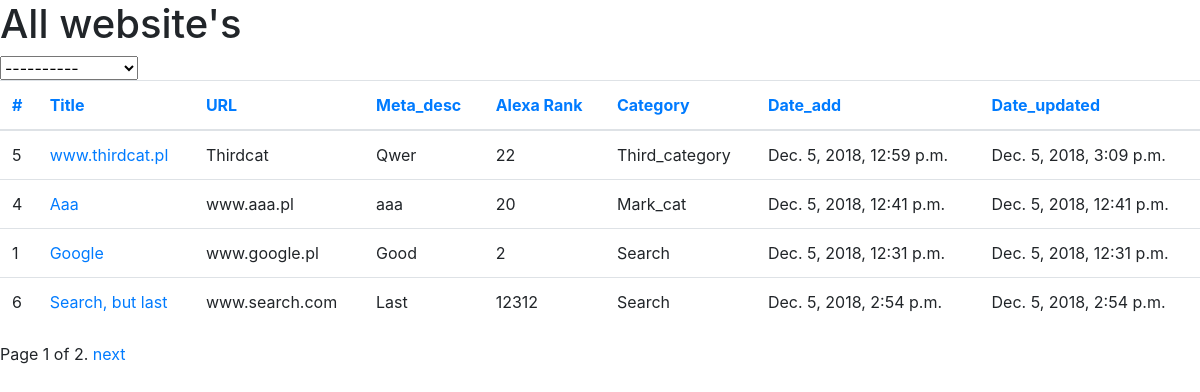
The app's page /websites/?order_by=url, older data.
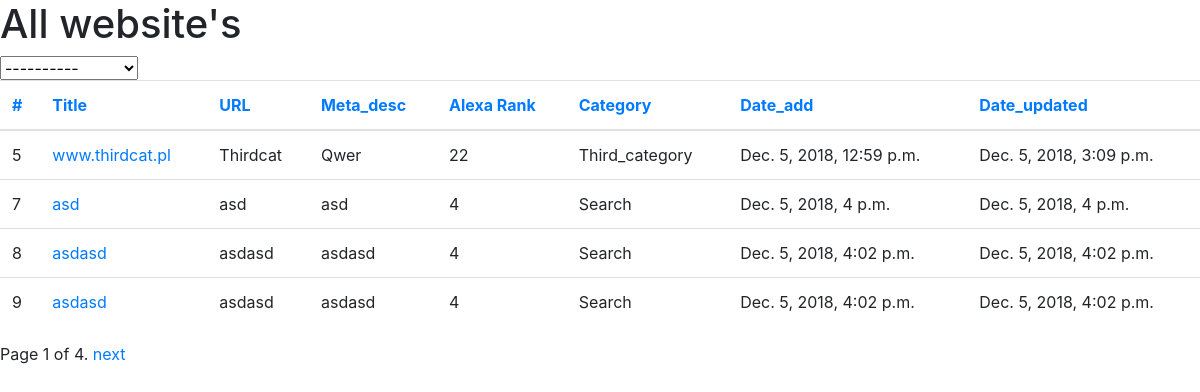
The same page, newer data.
### scraper/models.py (models this page shows, shortened)
class Website(models.Model):
    url = models.CharField(max_length=1000)
    title = models.CharField(max_length=1000)
    meta_description = models.CharField(max_length=1000)
    alexa_rank = models.IntegerField()
    category = models.ForeignKey(WebsiteCategory, on_delete=models.CASCADE)
    date_added = models.DateTimeField(auto_now_add=True)
    date_updated = models.DateTimeField(auto_now=True)

class WebsiteCategory(models.Model):
    name = models.CharField(max_length=1000)
    description = models.CharField(max_length=10000)
    date_added = models.DateTimeField(auto_now_add=True)
    date_updated = models.DateTimeField(auto_now=True)
    def __str__(self):
        return self.name

### scraper/views.py (the view)
# urls.py: path("websites/", WebsiteListView.as_view(), name="WebsiteListView"),
class WebsiteListView(ListView):
    context_object_name = "website_list"
    paginate_by = 4
    def get_queryset(self):
        if self.request.GET.get('category'):
            filter_val = self.request.GET.get('category')
            order = self.request.GET.get('order_by', 'id')
            new_context = Website.objects.filter(
                category__name=filter_val,
            ).order_by(order)
            return new_context
        else:
            order = self.request.GET.get('order_by', 'id')
            new_context = Website.objects.all().order_by(order)
            return new_context
    def get_context_data(self, **kwargs):
        context = super(WebsiteListView, self).get_context_data(**kwargs)
        context['category'] = self.request.GET.get('category')
        context['order_by'] = self.request.GET.get('order_by', 'id')
        context['categories'] = WebsiteCategory.objects.all()
        return context

### templates/scraper/website_list.html (shortened to what this page needs)
<!DOCTYPE html>
<html lang="en">
<head>
    <link rel="stylesheet" href="https://stackpath.bootstrapcdn.com/bootstrap/4.1.3/css/bootstrap.min.css"
>
</head>
<body>
{% if website_list %}
    <h1>All website's {% if category %}for category: {{ category }}{% endif %}</h1>
    <select onchange="location = this.value;">
    <option value="{% url "WebsiteListView" %}">----------</option>
    </select>
    <table class="table" id="movie">
        <thead>
        <tr>
            <th scope="col"><a href={% url "WebsiteListView" %}?order_by=id{% if category %}&category={{ category }}{% endif %}>#</a></th>
            <th scope="col"><a href={% url "WebsiteListView" %}?order_by=title{% if category %}&category={{ category }}{% endif %}>Title</a></th>
            <th scope="col"><a href={% url "WebsiteListView" %}?order_by=url{% if category %}&category={{ category }}{% endif %}>URL</a></th>
            <th scope="col"><a href={% url "WebsiteListView" %}?order_by=meta_description{% if category %}&category={{ category }}{% endif %}>Meta_desc</a></th>
            <th scope="col"><a href={% url "WebsiteListView" %}?order_by=alexa_rank{% if category %}&category={{ category }}{% endif %}>Alexa Rank</a></th>
            <th scope="col"><a href={% url "WebsiteListView" %}?order_by=category{% if category %}&category={{ category }}{% endif %}>Category</a></th>
            <th scope="col"><a href={% url "WebsiteListView" %}?order_by=date_added{% if category %}&category={{ category }}{% endif %}>Date_add</a></th>
            <th scope="col"><a href={% url "WebsiteListView" %}?order_by=date_updated{% if category %}&category={{ category }}{% endif %}>Date_updated</a></th>
        </tr>
        </thead>
        <tbody>
        {% for website in website_list %}
            <tr>
                <td>{{ website.id }}</td>
                <td><a href="{% url "WebsiteListView" %}{{ website.id }}">{{ website.title }}</a></td>
                <td>{{ website.url }}</td>
                <td>{{ website.meta_description }}</td>
                <td>{{ website.alexa_rank }}</td>
                <td>{{ website.category }}</td>
                <td>{{ website.date_added }}</td>
                <td>{{ website.date_updated }}</td>
            </tr>
        {% endfor %}
        </tbody>
    </table>
    {% if is_paginated %}
        <div class="pagination">
            <span class="page-links">
                <span class="page-current">
                    Page {{ page_obj.number }} of {{ page_obj.paginator.num_pages }}.
                </span>
                {% if page_obj.has_next %}
                    <a href="{% url "WebsiteListView" %}?page={{ page_obj.next_page_number }}{% if order_by %}&order_by={{ order_by }}{% endif %}{% if category %}&category={{ category }}{% endif %}">next</a>
                {% endif %}
            </span>
        </div>
    {% endif %}
{% else %}
    <h3>No website found in database!</h3>
{% endif %}
</body>
</html>

Row changes from the older to the newer data that the page shows:
no longer on this page (row unchanged): Website: id "4", title "Aaa", url "www.aaa.pl", meta_description "aaa", alexa_rank "20", category "Mark_cat", date_added "Dec. 5, 2018, 12:41 p.m.", date_updated "Dec. 5, 2018, 12:41 p.m."
no longer on this page (row unchanged): Website: id "1", title "Google", url "www.google.pl", meta_description "Good", alexa_rank "2", category "Search", date_added "Dec. 5, 2018, 12:31 p.m.", date_updated "Dec. 5, 2018, 12:31 p.m."
no longer on this page (row unchanged): Website: id "6", title "Search, but last", url "www.search.com", meta_description "Last", alexa_rank "12312", category "Search", date_added "Dec. 5, 2018, 2:54 p.m.", date_updated "Dec. 5, 2018, 2:54 p.m."
added Website: id "7", title "asd", url "asd", meta_description "asd", alexa_rank "4", category "Search", date_added "Dec. 5, 2018, 4 p.m.", date_updated "Dec. 5, 2018, 4 p.m."
added Website: id "8", title "asdasd", url "asdasd", meta_description "asdasd", alexa_rank "4", category "Search", date_added "Dec. 5, 2018, 4:02 p.m.", date_updated "Dec. 5, 2018, 4:02 p.m."
added Website: id "9", title "asdasd", url "asdasd", meta_description "asdasd", alexa_rank "4", category "Search", date_added "Dec. 5, 2018, 4:02 p.m.", date_updated "Dec. 5, 2018, 4:02 p.m."
Text that changed along with them:
{{ page_obj.paginator.num_pages }}: "2" → "4"
